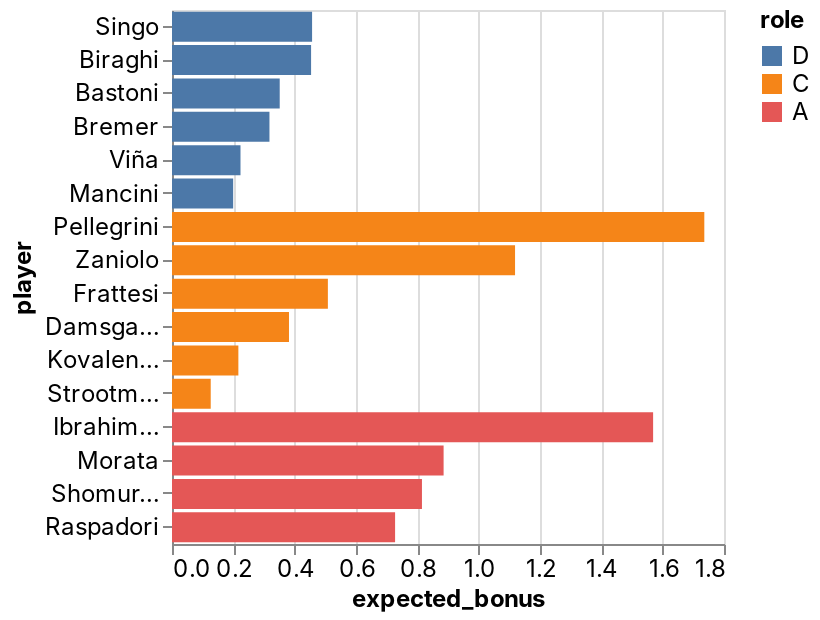

This figure's notebook cell:
### Code cell
_deepnote_run_altair(team, """{"$schema":"https://vega.github.io/schema/vega-lite/v4.json","mark":{"type":"bar","tooltip":{"content":"data"}},"height":220,"autosize":{"type":"fit"},"data":{"name":"placeholder"},"encoding":{"x":{"field":"expected_bonus","type":"quantitative","sort":null,"scale":{"type":"linear","zero":false}},"y":{"field":"player","type":"nominal","sort":null,"scale":{"type":"linear","zero":true}},"color":{"field":"role","type":"nominal","sort":null,"scale":{"type":"linear","zero":false}}}}""")

### Figure 1 — Vega-Lite specification as saved in the notebook (floating-point values rounded to 4 significant figures)
{"config": {"view": {"continuousWidth": 400, "continuousHeight": 300}, "area": {"fill": "#51C0E9"}, "axis": {"labelFont": "Inter, sans-serif", "labelFontSize": 12, "labelFontWeight": "normal", "labelLimit": 60, "labelOverlap": "greedy", "titleFont": "Inter, sans-serif", "titleFontSize": 12, "titleFontWeight": "bold"}, "background": "#ffffff", "legend": {"labelFont": "Inter, sans-serif", "labelFontSize": 12, "titleFont": "Inter, sans-serif", "titleFontSize": 12, "titleFontWeight": "bold"}, "line": {"stroke": "#51C0E9", "strokeWidth": 2}, "rect": {"fill": "#51C0E9"}, "title": {"anchor": "start", "color": "#000000", "font": "Inter, sans-serif", "fontSize": 22, "fontWeight": "normal"}}, "data": {"name": "data-3e733f9c488288272c2b9d2f5c544a22"}, "mark": {"type": "bar", "tooltip": {"content": "data"}}, "autosize": {"type": "fit"}, "encoding": {"color": {"type": "nominal", "field": "role", "scale": {"type": "linear", "zero": false}, "sort": null}, "x": {"type": "quantitative", "field": "expected_bonus", "scale": {"type": "linear", "zero": false}, "sort": null}, "y": {"type": "nominal", "field": "player", "scale": {"type": "linear", "zero": true}, "sort": null}}, "height": 300, "width": "container", "$schema": "https://vega.github.io/schema/vega-lite/v4.json", "datasets": {"data-3e733f9c488288272c2b9d2f5c544a22": [{"fanta_team": "Rione Monti", "role": "D", "player": "Singo", "home_team": "Torino", "away_team": "Sassuolo", "expected_bonus": 0.4568}, {"fanta_team": "Rione Monti", "role": "D", "player": "Biraghi", "home_team": "Cagliari", "away_team": "Fiorentina", "expected_bonus": 0.4535}, {"fanta_team": "Rione Monti", "role": "D", "player": "Bastoni", "home_team": "Spezia", "away_team": "Sampdoria", "expected_bonus": 0.3513}, {"fanta_team": "Rione Monti", "role": "D", "player": "Bremer", "home_team": "Torino", "away_team": "Sassuolo", "expected_bonus": 0.3178}, {"fanta_team": "Rione Monti", "role": "D", "player": "Viña", "home_team": "Empoli", "away_team": "Roma", "expected_bonus": 0.2234}, {"fanta_team": "Rione Monti", "role": "D", "player": "Mancini", "home_team": "Empoli", "away_team": "Roma", "expected_bonus": 0.1994}, {"fanta_team": "Rione Monti", "role": "C", "player": "Pellegrini", "home_team": "Empoli", "away_team": "Roma", "expected_bonus": 1.736}, {"fanta_team": "Rione Monti", "role": "C", "player": "Zaniolo", "home_team": "Empoli", "away_team": "Roma", "expected_bonus": 1.119}, {"fanta_team": "Rione Monti", "role": "C", "player": "Frattesi", "home_team": "Torino", "away_team": "Sassuolo", "expected_bonus": 0.5083}, {"fanta_team": "Rione Monti", "role": "C", "player": "Damsgaard", "home_team": "Spezia", "away_team": "Sampdoria", "expected_bonus": 0.3815}, {"fanta_team": "Rione Monti", "role": "C", "player": "Kovalenko", "home_team": "Spezia", "away_team": "Sampdoria", "expected_bonus": 0.2164}, {"fanta_team": "Rione Monti", "role": "C", "player": "Strootman", "home_team": "Cagliari", "away_team": "Fiorentina", "expected_bonus": 0.1263}, {"fanta_team": "Rione Monti", "role": "A", "player": "Ibrahimovic", "home_team": "AC Milan", "away_team": "Juventus", "expected_bonus": 1.569}, {"fanta_team": "Rione Monti", "role": "A", "player": "Morata", "home_team": "AC Milan", "away_team": "Juventus", "expected_bonus": 0.8857}, {"fanta_team": "Rione Monti", "role": "A", "player": "Shomurodov", "home_team": "Empoli", "away_team": "Roma", "expected_bonus": 0.8151}, {"fanta_team": "Rione Monti", "role": "A", "player": "Raspadori", "home_team": "Torino", "away_team": "Sassuolo", "expected_bonus": 0.7275}]}}
